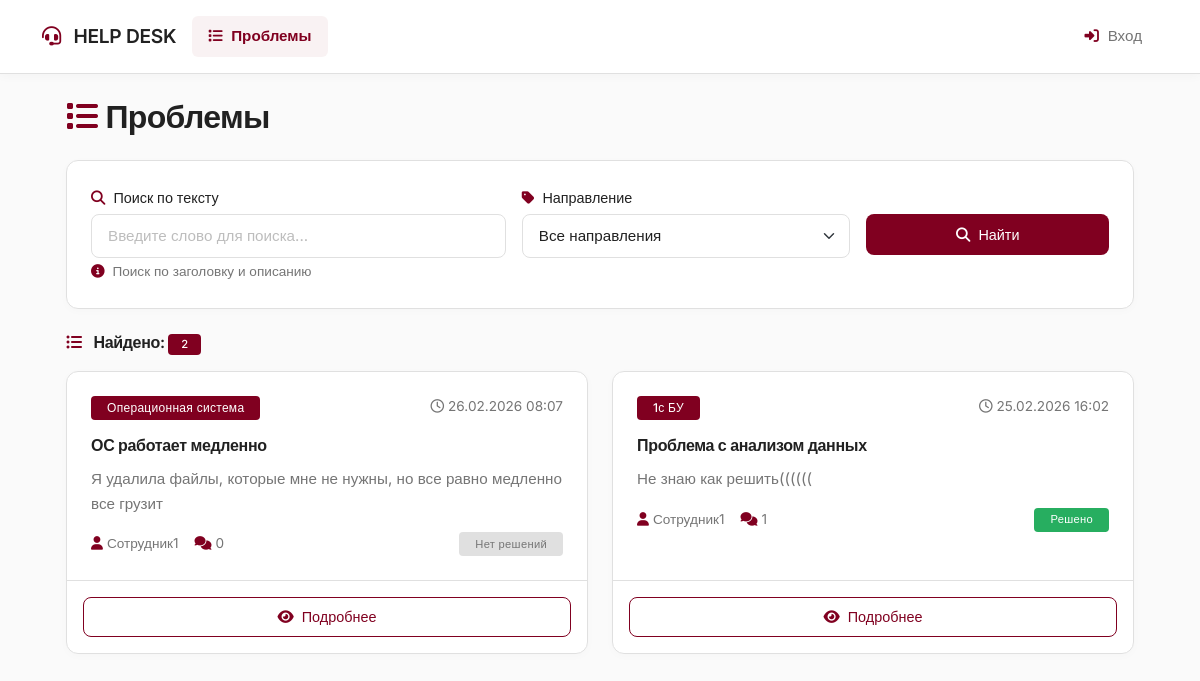
Before: / with the older database file.
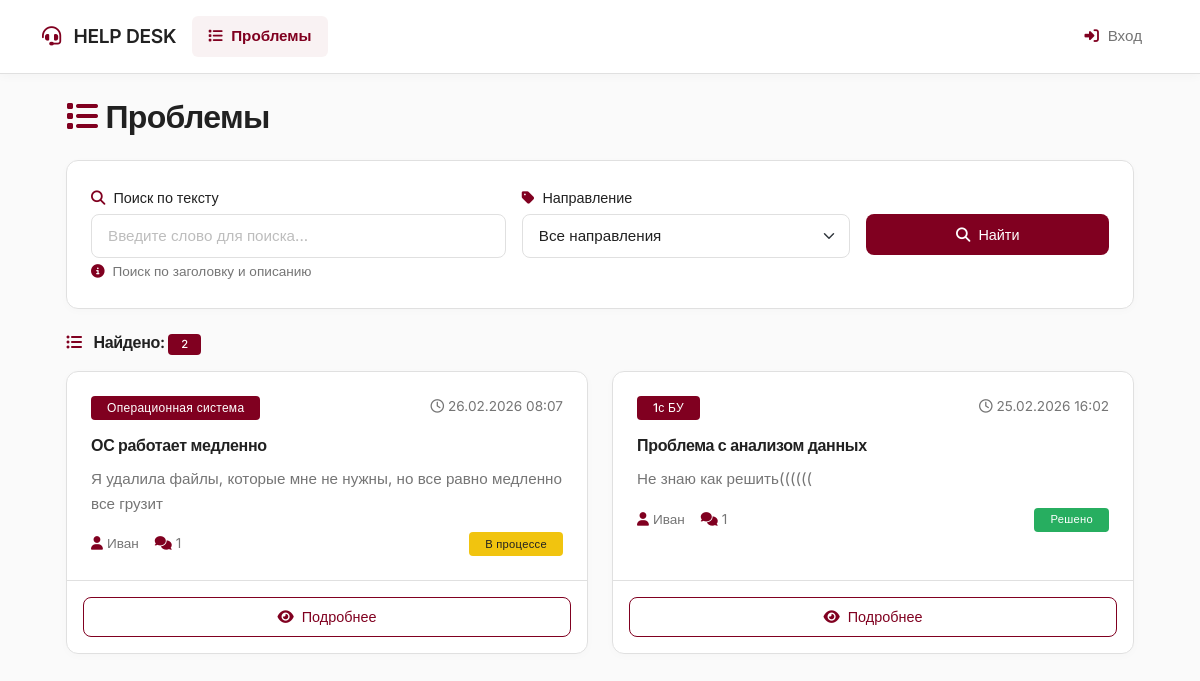
After: the same page with the newer database file.
### helpdesk/models.py (models this page shows, shortened)
class Problem(models.Model):
    title = models.CharField(max_length=200, verbose_name="Заголовок")
    description = models.TextField(
        validators=[MaxLengthValidator(300)],
        verbose_name="Описание проблемы"
    )
    direction = models.ForeignKey(
        Direction,
        on_delete=models.CASCADE,
        related_name='problems',
        verbose_name="Направление"
    )
    author = models.ForeignKey(
        User,
        on_delete=models.CASCADE,
        related_name='problems',
        verbose_name="Автор"
    )
    created_at = models.DateTimeField(auto_now_add=True)
    updated_at = models.DateTimeField(auto_now=True)
    class Meta:
        ordering = ['-created_at']

class Direction(models.Model):
    DIRECTIONS = [
        ('OS', 'Операционная система'),
        ('ZUP', '1с ЗиУП'),
        ('PU', '1с ПУ'),
        ('BU', '1с БУ'),
        ('TEL', 'Телефония'),
        ('VIDEO_PKS', 'Видеонаблюдение на ПКС'),
        ('VIDEO_PC', 'Видеонаблюдение общие проблемы с ПК'),
    ]
    name = models.CharField(max_length=20, choices=DIRECTIONS, unique=True)
    display_name = models.CharField(max_length=100, blank=True)
    class Meta:
        ordering = ['name']

### helpdesk/views.py (the view, shortened to what this page needs)
# urls.py: path('', views.problem_list, name='problem_list'),
def problem_list(request):
    query = request.GET.get('query', '')
    direction_id = request.GET.get('direction', '')
    page = request.GET.get('page', 1)
    print(f"GET parameters: {request.GET}")
    print(f"Query: '{query}', Direction ID: '{direction_id}'")
    problems = Problem.objects.all()
    problems = problems.order_by('-created_at')
    problems = problems.select_related('author', 'direction').prefetch_related('solutions')
    paginator = Paginator(problems, 6)  # 6 проблем на странице
    problems_page = paginator.get_page(page)
    form = SearchForm(initial={
        'query': query,
        'direction': direction_id if direction_id else None
    })
    params = ''
    if query:
        params += f'&query={query}'
    if direction_id:
        params += f'&direction={direction_id}'
    return render(request, 'helpdesk/problem_list.html', {
        'problems': problems_page,
        'search_form': form,
        'params': params,
    })

### helpdesk/forms.py
class SearchForm(forms.Form):
    query = forms.CharField(
        required=False,
        widget=forms.TextInput(attrs={
            'class': 'form-control',
            'placeholder': 'Поиск по проблемам...'
        }),
        label=''
    )
    direction = forms.ModelChoiceField(
        queryset=Direction.objects.all(),
        required=False,
        empty_label="Все направления",
        widget=forms.Select(attrs={'class': 'form-control'})
    )

### templates/helpdesk/problem_list.html (shortened to what this page needs)
{% extends 'helpdesk/base.html' %}
{% block content %}
<div class="container-fluid px-4">
    <div class="d-flex justify-content-between align-items-center mb-4">
        <h1 class="mb-0">
            <i class="fas fa-list me-2 text-primary-custom"></i>Проблемы
        </h1>
    </div>
    <div class="card mb-4">
        <div class="card-body">
            <form method="get" id="searchForm">
                <div class="row g-3">
                    <div class="col-md-5">
                        <label class="form-label">
                            <i class="fas fa-search me-2 text-primary-custom"></i>Поиск по тексту
                        </label>
                        <input type="text"
                               name="query"
                               class="form-control"
                               placeholder="Введите слово для поиска..."
                               value="{{ request.GET.query|default:'' }}">
                        <small class="text-muted">
                            <i class="fas fa-info-circle me-1 text-primary-custom"></i>
                            Поиск по заголовку и описанию
                        </small>
                    </div>
                    <div class="col-md-4">
                        <label class="form-label">
                            <i class="fas fa-tag me-2 text-primary-custom"></i>Направление
                        </label>
                        <select name="direction" class="form-select">
                            <option value="">Все направления</option>
                        </select>
                    </div>
                    <div class="col-md-3">
                        <label class="form-label">&nbsp;</label>
                        <div class="d-grid">
                            <button type="submit" class="btn btn-primary">
                                <i class="fas fa-search me-2"></i>Найти
                            </button>
                        </div>
                    </div>
                </div>
            </form>
        </div>
    </div>
<div class="d-flex justify-content-between align-items-center mb-3">
    <h5 class="mb-0">
        <i class="fas fa-list-ul me-2 text-primary-custom"></i>
        Найдено: <span class="badge" style="background-color: var(--primary); color: white;">{{ problems.paginator.count }}</span>
    </h5>
</div>
    <div class="row g-4">
        {% for problem in problems %}
            <div class="col-md-6">
                <div class="card h-100">
                    <div class="card-body">
                        <div class="d-flex justify-content-between align-items-start mb-3">
                            <span class="badge bg-primary-custom">
                                {{ problem.direction.display_name }}
                            </span>
                            <small class="text-muted">
                                <i class="far fa-clock me-1"></i>{{ problem.created_at|date:"d.m.Y H:i" }}
                            </small>
                        </div>
                        <h5 class="card-title">
                            <a href="{% url 'problem_detail' problem.pk %}" class="text-decoration-none">
                                {{ problem.title }}
                            </a>
                        </h5>
                        <p class="card-text">
                            {{ problem.description|truncatechars:150 }}
                        </p>
                        <div class="d-flex justify-content-between align-items-center mt-3">
                            <div class="d-flex align-items-center gap-3">
                                <small class="text-muted">
                                    <i class="fas fa-user me-1 text-primary-custom"></i>{{ problem.author.username }}
                                </small>
                                <small class="text-muted">
                                    <i class="fas fa-comments me-1 text-primary-custom"></i>{{ problem.solutions.count }}
                                </small>
                            </div>
                            {% if problem.solutions.all %}
                                {% with accepted=problem.solutions.all|dictsort:"is_accepted"|last %}
                                    {% if accepted.is_accepted %}
                                        <span class="badge bg-success">Решено</span>
                                    {% else %}
                                        <span class="badge bg-warning">В процессе</span>
                                    {% endif %}
                                {% endwith %}
                            {% else %}
                                <span class="badge bg-secondary">Нет решений</span>
                            {% endif %}
                        </div>
                    </div>
                    <div class="card-footer">
                        <a href="{% url 'problem_detail' problem.pk %}" class="btn btn-outline-primary w-100">
                            <i class="fas fa-eye me-2"></i>Подробнее
                        </a>
                    </div>
                </div>
            </div>
        {% endfor %}
    </div>
</div>
{% endblock %}

### templates/helpdesk/base.html (shortened to what this page needs)
<!DOCTYPE html>
<html lang="ru">
<head>
    {% load static %}
    <link href="https://cdn.jsdelivr.net/npm/bootstrap@5.3.0/dist/css/bootstrap.min.css" rel="stylesheet">
    <link rel="stylesheet" href="https://cdnjs.cloudflare.com/ajax/libs/font-awesome/6.4.0/css/all.min.css">
</head>
<body>
    <nav class="navbar navbar-expand-lg">
        <div class="container">
            <a class="navbar-brand" href="{% url 'problem_list' %}">
                <i class="fas fa-headset"></i>
                HELP DESK
            </a>
            <div class="collapse navbar-collapse" id="navbarNav">
                <ul class="navbar-nav me-auto">
                    <li class="nav-item">
                        <a class="nav-link {% if request.resolver_match.url_name == 'problem_list' %}active{% endif %}" href="{% url 'problem_list' %}">
                            <i class="fas fa-list"></i>
                            Проблемы
                        </a>
                    </li>
                </ul>
                <ul class="navbar-nav">
                    {% if user.is_authenticated %}
                        <li class="nav-item">
                            <a class="nav-link {% if request.resolver_match.url_name == 'problem_create' %}active{% endif %}" href="{% url 'problem_create' %}">
                                <i class="fas fa-plus-circle"></i>
                                Новая
                            </a>
                        </li>
                        <li class="nav-item dropdown">
                            <a class="nav-link dropdown-toggle" href="#" id="userDropdown" role="button" data-bs-toggle="dropdown">
                                <i class="fas fa-user-circle"></i>
                                {{ user.username }}
                                {% if user.is_superuser %}
                                    <span class="badge bg-primary-custom ms-1">Админ</span>
                                {% elif user.is_staff %}
                                    <span class="badge bg-warning ms-1">Ред</span>
                                {% endif %}
                            </a>
                            <ul class="dropdown-menu dropdown-menu-end">
                                <li>
                                    <span class="dropdown-item-text">
                                        <i class="fas fa-id-card"></i>
                                        {{ user.last_name }} {{ user.first_name }}
                                    </span>
                                </li>
                                <li>
                                    <span class="dropdown-item-text">
                                        <i class="fas fa-envelope"></i>
                                        {{ user.email|default:"—" }}
                                    </span>
                                </li>
                                <li><hr class="dropdown-divider"></li>
                                <li>
                                    <form method="post" action="{% url 'logout' %}">
                                        {% csrf_token %}
                                        <button type="submit" class="dropdown-item">
                                            <i class="fas fa-sign-out-alt"></i>
                                            Выйти
                                        </button>
                                    </form>
                                </li>
                            </ul>
                        </li>
                    {% else %}
                        <li class="nav-item">
                            <a class="nav-link {% if request.resolver_match.url_name == 'login' %}active{% endif %}" href="{% url 'login' %}">
                                <i class="fas fa-sign-in-alt"></i>
                                Вход
                            </a>
                        </li>
                    {% endif %}
                </ul>
            </div>
        </div>
    </nav>
    <div class="container mt-4">
        {% block content %}
        {% endblock %}
    </div>
</body>
</html>

### templates/helpdesk/base.html (style rules this page uses)
:root { --primary: #800020; --primary-dark: #4a0012; --primary-light: #a52a2a; --white: #ffffff; --gray-50: #fafafa; --gray-100: #f5f5f5; --gray-200: #eeeeee; --gray-300: #e0e0e0; --gray-400: #bdbdbd; --gray-500: #9e9e9e; --gray-600: #757575; --gray-700: #616161; --gray-800: #424242; --gray-900: #212121; --text-primary: #212121; --text-secondary: #757575; --border: #e0e0e0; }
* { margin: 0; padding: 0; box-sizing: border-box; font-family: 'Inter', sans-serif; }
body { background-color: var(--gray-50); color: var(--text-primary); min-height: 100vh; line-height: 1.6; }
.navbar { background-color: var(--white) !important; border-bottom: 1px solid var(--border); padding: 1rem 0; box-shadow: 0 2px 10px rgba(0,0,0,0.03); }
.navbar-brand { color: var(--text-primary) !important; font-weight: 600; font-size: 1.2rem; letter-spacing: -0.3px; transition: color 0.2s ease; }
.navbar-brand i { color: var(--primary); margin-right: 0.5rem; }
.nav-link { color: var(--text-secondary) !important; font-weight: 500; padding: 0.5rem 1rem !important; transition: all 0.2s ease; font-size: 0.95rem; border-radius: 6px; }
.nav-link i { color: var(--primary); margin-right: 0.3rem; font-size: 0.9rem; }
.nav-link.active, .navbar-nav .nav-link.active, .nav-item .nav-link.active, .nav-link[aria-current="page"] { color: var(--primary) !important; background-color: rgba(128, 0, 32, 0.05); font-weight: 600; }
.nav-link.active i, .navbar-nav .nav-link.active i, .nav-item .nav-link.active i, .nav-link[aria-current="page"] i { color: var(--primary) !important; }
.badge { padding: 0.3rem 0.8rem; border-radius: 4px; font-weight: 500; font-size: 0.7rem; letter-spacing: 0.3px; }
.badge.bg-primary-custom { background-color: var(--primary) !important; color: white !important; }
.badge.bg-warning { background-color: #f1c40f !important; color: var(--text-primary) !important; }
.badge.bg-success { background-color: #27ae60 !important; color: white !important; }
.card { background-color: var(--white); border: 1px solid var(--border); border-radius: 12px; transition: all 0.3s ease; box-shadow: 0 2px 10px rgba(0,0,0,0.02); }
.card-body { padding: 1.5rem; color: var(--text-primary); }
.card-footer { background-color: transparent; border-top: 1px solid var(--border); padding: 1rem 1.5rem; }
.card-title { color: var(--text-primary); font-weight: 600; margin-bottom: 0.75rem; }
.card-title a { color: var(--text-primary); text-decoration: none; transition: color 0.2s ease; }
.card-text { color: var(--text-secondary); font-size: 0.95rem; }
.btn { border-radius: 8px; padding: 0.5rem 1.2rem; font-weight: 500; font-size: 0.9rem; transition: all 0.2s ease; border: none; }
.btn-primary { background-color: var(--primary); color: white; }
.btn-outline-primary { background-color: transparent; border: 1px solid var(--primary); color: var(--primary); }
.form-control, .form-select { background-color: var(--white); border: 1px solid var(--border); border-radius: 8px; color: var(--text-primary); padding: 0.6rem 1rem; font-size: 0.95rem; transition: all 0.2s ease; }
.form-control::placeholder { color: var(--gray-400); }
.form-label { color: var(--text-secondary); font-size: 0.9rem; margin-bottom: 0.3rem; font-weight: 500; }
a { color: var(--primary); text-decoration: none; transition: color 0.2s ease; }
h1, h2, h3, h4, h5, h6 { color: var(--text-primary); font-weight: 600; letter-spacing: -0.02em; }
h1 { font-size: 2rem; margin-bottom: 1.5rem; }
.text-muted { color: var(--text-secondary) !important; }
.text-primary-custom { color: var(--primary) !important; }
.fade-in { animation: fadeIn 0.3s ease forwards; }

Changed rows visible on the page:
changed through a linked row, Problem "ОС работает медленно": author.username "Сотрудник1" → "Иван"; solutions.count "0" → "1"; text "Нет решений" → "В процессе"
changed through a linked row, Problem "Проблема с анализом данных": author.username "Сотрудник1" → "Иван"
